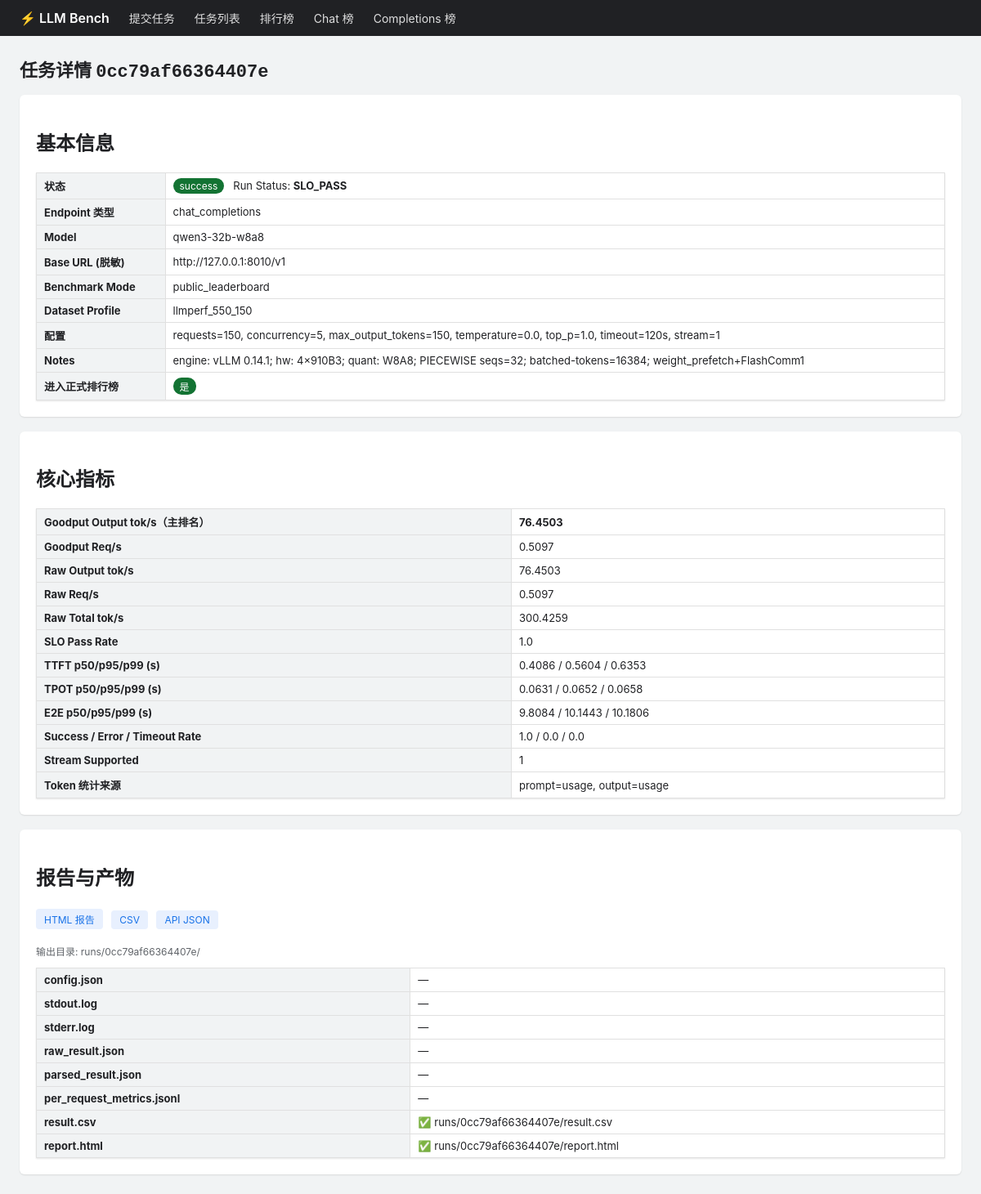
Screenshot of /jobs/0cc79af66364407e with the database file from the repository.
### tables this page shows
CREATE TABLE jobs (
                id TEXT PRIMARY KEY,
                endpoint_type TEXT NOT NULL,
                model_name TEXT NOT NULL,
                base_url TEXT NOT NULL,
                base_url_masked TEXT NOT NULL,
                status TEXT NOT NULL,
                benchmark_mode TEXT NOT NULL,
                dataset_profile TEXT NOT NULL,
                total_requests INTEGER,
                concurrency INTEGER,
                max_output_tokens INTEGER,
                temperature REAL,
                top_p REAL,
                stream INTEGER,
                request_timeout INTEGER,
                created_at REAL,
                started_at REAL,
                finished_at REAL,
                error_message TEXT,
                run_dir TEXT,
                leaderboard_eligible INTEGER DEFAULT 0,
                ineligible_reason TEXT,
                notes TEXT,
                run_status TEXT
            );

CREATE TABLE results (
                id INTEGER PRIMARY KEY AUTOINCREMENT,
                job_id TEXT NOT NULL,
                endpoint_type TEXT,
                model_name TEXT,
                benchmark_mode TEXT,
                dataset_profile TEXT,
                total_requests INTEGER,
                concurrency INTEGER,
                max_output_tokens INTEGER,
                raw_request_throughput REAL,
                raw_output_tokens_per_second REAL,
                raw_total_tokens_per_second REAL,
                goodput_requests_per_second REAL,
                goodput_output_tokens_per_second REAL,
                p50_ttft REAL, p95_ttft REAL, p99_ttft REAL,
                p50_tpot REAL, p95_tpot REAL, p99_tpot REAL,
                p50_e2e_latency REAL, p95_e2e_latency REAL, p99_e2e_latency REAL,
                success_rate REAL, error_rate REAL, timeout_rate REAL,
                slo_pass_rate REAL,
                stream_supported INTEGER,
                usage_available INTEGER,
                prompt_tokens_count_source TEXT,
                output_tokens_count_source TEXT,
                leaderboard_eligible INTEGER,
                ineligible_reason TEXT,
                json_report_path TEXT,
                html_report_path TEXT,
                csv_report_path TEXT,
                raw_report_path TEXT,
                created_at REAL,
                FOREIGN KEY(job_id) REFERENCES jobs(id)
            );

### app/main.py (the view)
@app.get("/jobs/{job_id}", response_class=HTMLResponse)
def job_detail(request: Request, job_id: str):
    job = db.get_job(job_id)
    if not job:
        raise HTTPException(status_code=404, detail="job 不存在")
    result = db.get_result_for_job(job_id)
    run_dir = os.path.join(RUNS_DIR, job_id)
    files = {}
    for name in ("config.json", "stdout.log", "stderr.log", "raw_result.json",
                 "parsed_result.json", "per_request_metrics.jsonl",
                 "result.csv", "report.html"):
        p = os.path.join(run_dir, name)
        files[name] = os.path.exists(p)
    return templates.TemplateResponse(
        "job_detail.html",
        {"request": request, "job": job, "result": result, "files": files},
    )

### app/templates/job_detail.html (shortened to what this page needs)
{% extends "base.html" %}
{% block content %}
<h1>任务详情 <code>{{ job.id }}</code></h1>
<div class="card">
<h2>基本信息</h2>
<table>
<tr><th>状态</th><td>
  {% if job.status == 'success' %}<span class="tag ok">success</span>
  {% elif job.status == 'failed' %}<span class="tag no">failed</span>
  {% elif job.status == 'running' %}<span class="tag run">running</span>
  {% else %}<span class="tag grey">{{ job.status }}</span>{% endif %}
  &nbsp; Run Status: <b>{{ job.run_status or '' }}</b>
</td></tr>
<tr><th>Endpoint 类型</th><td>{{ job.endpoint_type }}</td></tr>
<tr><th>Model</th><td>{{ job.model_name }}</td></tr>
<tr><th>Base URL (脱敏)</th><td>{{ job.base_url_masked }}</td></tr>
<tr><th>Benchmark Mode</th><td>{{ job.benchmark_mode }}</td></tr>
<tr><th>Dataset Profile</th><td>{{ job.dataset_profile }}</td></tr>
<tr><th>配置</th><td>requests={{ job.total_requests }}, concurrency={{ job.concurrency }},
  max_output_tokens={{ job.max_output_tokens }}, temperature={{ job.temperature }},
  top_p={{ job.top_p }}, timeout={{ job.request_timeout }}s, stream={{ job.stream }}</td></tr>
<tr><th>Notes</th><td>{{ job.notes or '—' }}</td></tr>
<tr><th>进入正式排行榜</th><td>
  {% if job.leaderboard_eligible %}<span class="tag ok">是</span>
  {% else %}<span class="tag no">否</span> — {{ job.ineligible_reason or '—' }}{% endif %}
</td></tr>
</table>
</div>
{% if result %}
<div class="card">
<h2>核心指标</h2>
<table>
<tr><th>Goodput Output tok/s（主排名）</th><td><b>{{ result.goodput_output_tokens_per_second }}</b></td></tr>
<tr><th>Goodput Req/s</th><td>{{ result.goodput_requests_per_second }}</td></tr>
<tr><th>Raw Output tok/s</th><td>{{ result.raw_output_tokens_per_second }}</td></tr>
<tr><th>Raw Req/s</th><td>{{ result.raw_request_throughput }}</td></tr>
<tr><th>Raw Total tok/s</th><td>{{ result.raw_total_tokens_per_second }}</td></tr>
<tr><th>SLO Pass Rate</th><td>{{ result.slo_pass_rate }}</td></tr>
<tr><th>TTFT p50/p95/p99 (s)</th><td>{{ result.p50_ttft }} / {{ result.p95_ttft }} / {{ result.p99_ttft }}</td></tr>
<tr><th>TPOT p50/p95/p99 (s)</th><td>{{ result.p50_tpot }} / {{ result.p95_tpot }} / {{ result.p99_tpot }}</td></tr>
<tr><th>E2E p50/p95/p99 (s)</th><td>{{ result.p50_e2e_latency }} / {{ result.p95_e2e_latency }} / {{ result.p99_e2e_latency }}</td></tr>
<tr><th>Success / Error / Timeout Rate</th><td>{{ result.success_rate }} / {{ result.error_rate }} / {{ result.timeout_rate }}</td></tr>
<tr><th>Stream Supported</th><td>{{ result.stream_supported }}</td></tr>
<tr><th>Token 统计来源</th><td>prompt={{ result.prompt_tokens_count_source }}, output={{ result.output_tokens_count_source }}</td></tr>
</table>
</div>
{% endif %}
<div class="card">
<h2>报告与产物</h2>
<p>
{% if files['report.html'] %}<a class="btn" href="/reports/{{ job.id }}.html">HTML 报告</a>{% endif %}
{% if files['result.csv'] %}<a class="btn" href="/reports/{{ job.id }}.csv">CSV</a>{% endif %}
<a class="btn" href="/api/jobs/{{ job.id }}">API JSON</a>
</p>
<p class="hint">输出目录: runs/{{ job.id }}/</p>
<table>
{% for name, exists in files.items() %}
<tr><th>{{ name }}</th><td>{% if exists %}✅ runs/{{ job.id }}/{{ name }}{% else %}—{% endif %}</td></tr>
{% endfor %}
</table>
</div>
{% endblock %}

### app/templates/base.html (style rules this page uses)
:root { --blue:#1a73e8;--green:#137333;--red:#b3261e;--grey:#5f6368; }
* { box-sizing:border-box }
body { font-family:-apple-system,Segoe UI,Roboto,Helvetica,Arial,sans-serif;margin:0;color:#202124;background:#f1f3f4 }
h1 { font-size:22px }
table { border-collapse:collapse;width:100%;background:#fff;font-size:13px;box-shadow:0 1px 2px rgba(0,0,0,.1) }
th,td { border:1px solid #e0e0e0;padding:6px 9px;text-align:left;white-space:nowrap }
th { background:#f1f3f4;position:sticky;top:0 }
.tag { display:inline-block;padding:2px 8px;border-radius:10px;font-size:12px;color:#fff }
.tag.ok { background:var(--green) }
.card { background:#fff;padding:20px;border-radius:6px;box-shadow:0 1px 2px rgba(0,0,0,.1);margin-bottom:18px }
.hint { color:var(--grey);font-size:12px;margin-top:4px }
a.btn { display:inline-block;margin:2px 6px 2px 0;padding:4px 10px;background:#e8f0fe;color:var(--blue);border-radius:4px;text-decoration:none;font-size:12px }

### rows the page displays
jobs: id "0cc79af66364407e", run_status "SLO_PASS", endpoint_type "chat_completions", model_name "qwen3-32b-w8a8", base_url_masked "http://127.0.0.1:8010/v1", benchmark_mode "public_leaderboard", dataset_profile "llmperf_550_150", total_requests "150", concurrency "5", max_output_tokens "150", temperature "0.0", top_p "1.0", request_timeout "120", stream "1", notes "engine: vLLM 0.14.1; hw: 4×910B3; quant: W8A8; PIECEWISE seqs=32; batched-tokens=16384; weight_prefetch+FlashComm1", id "0cc79af66364407e" "0cc79af66364407e"
results: goodput_output_tokens_per_second "76.4503", goodput_requests_per_second "0.5097", raw_output_tokens_per_second "76.4503", raw_request_throughput "0.5097", raw_total_tokens_per_second "300.4259", slo_pass_rate "1.0", p50_ttft "0.4086", p95_ttft "0.5604", p99_ttft "0.6353", p50_tpot "0.0631", p95_tpot "0.0652", p99_tpot "0.0658", p50_e2e_latency "9.8084", p95_e2e_latency "10.1443", p99_e2e_latency "10.1806", success_rate "1.0", error_rate "0.0", timeout_rate "0.0", stream_supported "1", prompt_tokens_count_source "usage", output_tokens_count_source "usage"

### other values shown
{{ name }} "config.json" "stdout.log" "stderr.log" "raw_result.json" "parsed_result.json" "per_request_metrics.jsonl" "result.csv" "report.html"
{{ name }} "result.csv" "report.html"
